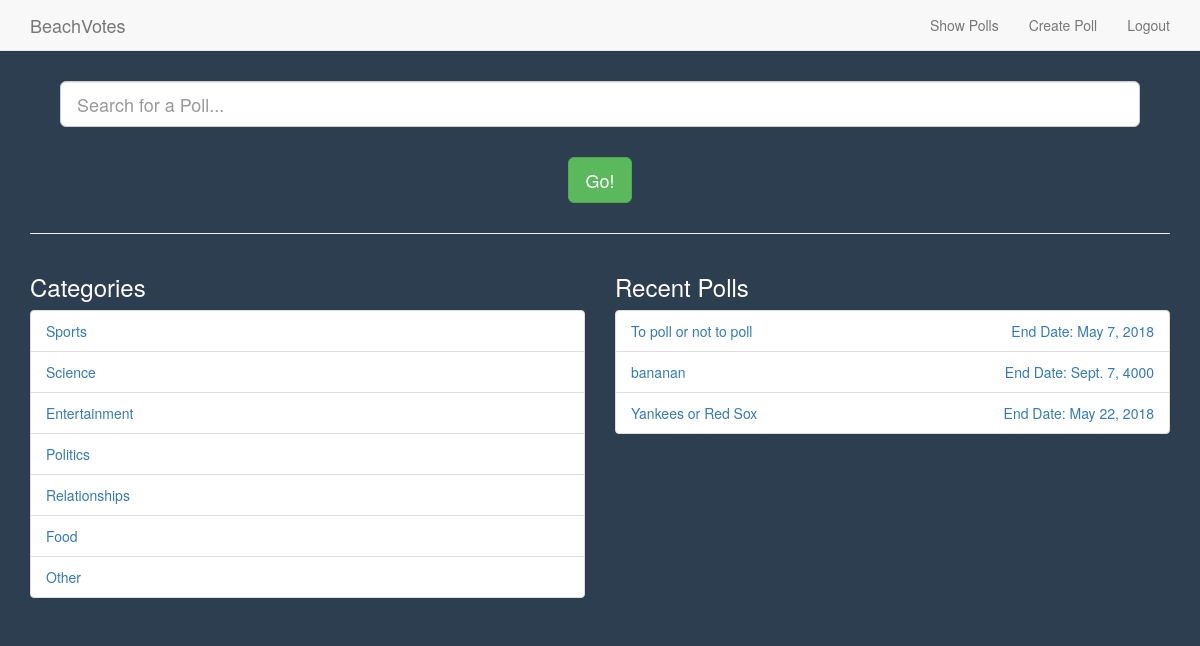
/poll/show_polls (signed in), run on an earlier commit of the app's database.
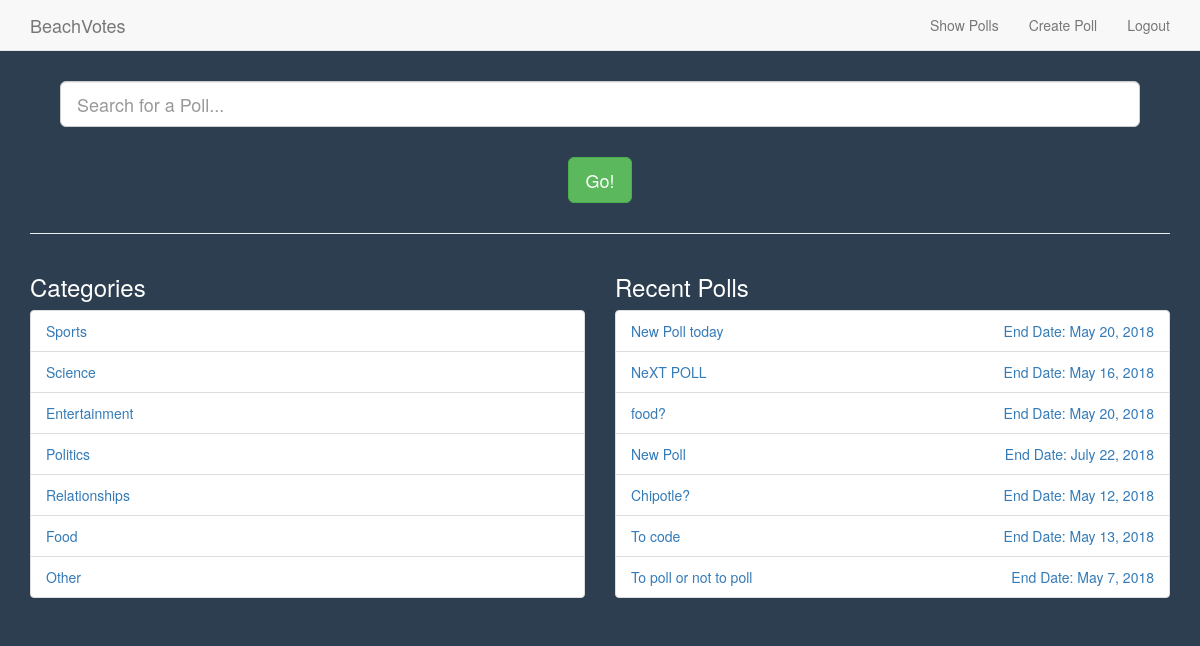
And on a later commit of the database.
### poll/models.py (models this page shows, shortened)
class Category(models.Model):
    group_name = models.CharField(max_length = 50, unique = True, null = False)
    def __init__(self, *args, **kwargs):
        models.Model.__init__(self, *args, **kwargs)
    class Meta:
        verbose_name_plural = 'Categories'

class Poll(models.Model):
    category = models.ForeignKey(Category, on_delete=models.CASCADE)
    poll_creator = models.ForeignKey(User, on_delete=models.CASCADE)
    title_question = models.CharField(max_length = 128, unique = True, null = False)
    start_date = models.DateField(default = datetime.date.today, null = False)
    end_date =  models.DateField(default = datetime.date.today() + datetime.timedelta(days=1),
                                 null = False)
    def __init__(self, *args, **kwargs):
        models.Model.__init__(self, *args, **kwargs)

### poll/views.py (the view)
@login_required
def show_polls(request):
    categories = Category.objects.all()
    polls = Poll.objects.order_by('-start_date')[:7]
    context_dict = { 'categories' : categories }
    context_dict['polls'] = polls
    return render(request, 'poll/show_polls.html', context_dict)

### templates/poll/show_polls.html (shortened to what this page needs)
{% extends 'poll/base.html' %}
{% load staticfiles %}
{% block body_block %}
<div class="container">
  <div class="text-center" style="margin: 30px;">
    <input type="text" class="form-control input-lg center-block" name="search"
      placeholder="Search for a Poll..." />
      <a href="#" class="btn btn-lg btn-success" style="margin-top: 30px;">Go!</a>
  </div>
  <hr />
  <div class="row">
    <div class="col-md-6">
      <h3>Categories</h3>
  {% if categories %}
      <ul class="list-group">
        {% for category in categories %}
        <li class="list-group-item">
          <a href="{% url 'view_category' category.id %}">
            {{ category.group_name }}
          </a>
        </li>
        {% endfor %}
      </ul>
      {% else %}
        <h1>No categories to show</h1>
      {% endif %}
    </div>
    <div class="col-md-6">
      <h3>Recent Polls</h3>
      {% if polls %}
        <ul class="list-group">
          {% for poll in polls %}
            <li class="list-group-item">
              <a href="{% url 'view_poll' poll.id user.id %}">
                {{ poll.title_question }}
                <p style="float: right;">End Date: {{ poll.end_date }}</p>
              </a>
            </li>
          {% endfor %}
        </ul>
      {% else %}
        <h4>No recent polls to show</h4>
      {% endif %}
    </div>
  </div>
</div>
{% endblock %}

### templates/poll/base.html (shortened to what this page needs)
<!DOCTYPE html>
{% load staticfiles %}
<html>
<head lang="en">
  <link rel="stylesheet" href="https://maxcdn.bootstrapcdn.com/bootstrap/3.3.7/css/bootstrap.min.css" />
  <link rel="stylesheet" href="{% static 'stylesheets/base.css' %}">
</head>
<body>
  <nav class="navbar navbar-default navbar-fixed-top">
    <div class="container">
      <div class="navbar-header">
        <a class="navbar-brand nav-text" href="{% url 'index' %}">BeachVotes</a>
      </div>
      <div class="collapse navbar-collapse" id="nav-collapse">
        <ul class="nav navbar-nav navbar-right">
          {% if user.is_authenticated %}
            <li><a href="{% url 'show_polls' %}">Show Polls</a></li>
            <li><a href="{% url 'create_poll' %}">Create Poll</a></li>
            <li><a href="{% url 'auth_logout' %}">Logout</a></li>
          {% else %}
            <li><a href="{% url 'index' %}">Home</a></li>
            <li><a href="{% url 'auth_login' %}">Login</a></li>
            <li><a href="{% url 'registration_register' %}">Create Account</a></li>
          {% endif %}
        </ul>
      </div>
    </div>
  </nav>
  <div>
    {% block body_block %}
    {% endblock %}
  </div>
</body>
</html>

### static/stylesheets/base.css (style rules this page uses)
body { color: white; background-color: #2c3e50; }
.navbar-default { position: relative; margin-bottom: 0px; }
input { color: black; }

What changed in the data, as far as the page shows it:
no longer on this page (row unchanged): Poll: title_question "bananan", end_date "Sept. 7, 4000"
no longer on this page (row unchanged): Poll: title_question "Yankees or Red Sox", end_date "May 22, 2018"
added Poll: title_question "New Poll today", end_date "May 20, 2018"
added Poll: title_question "NeXT POLL", end_date "May 16, 2018"
added Poll: title_question "food?", end_date "May 20, 2018"
added Poll: title_question "New Poll", end_date "July 22, 2018"
added Poll: title_question "Chipotle?", end_date "May 12, 2018"
added Poll: title_question "To code", end_date "May 13, 2018"
